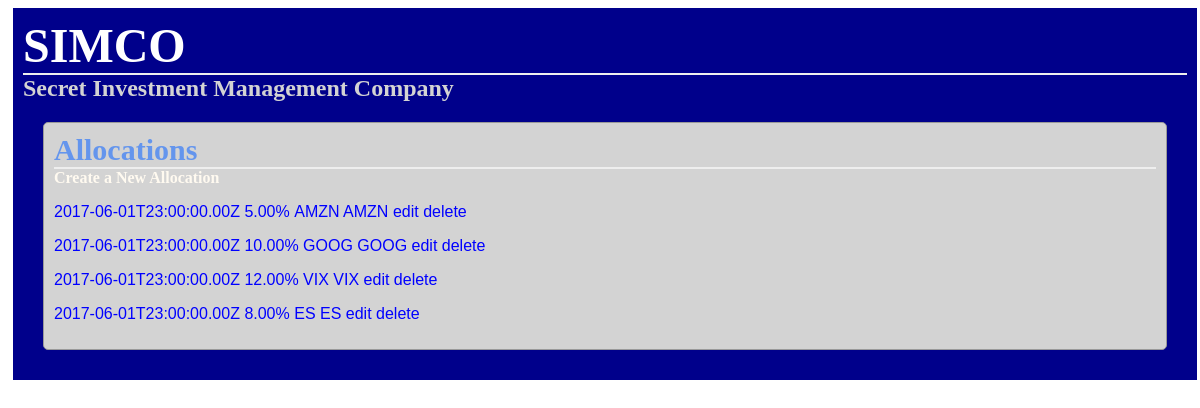
The app's page /allocations/ with its own data.
### database_setup.py (models this page shows, shortened)
class Allocation(Base):
    __tablename__   = 'allocation'
    id              = Column(Integer, primary_key = True)
    date_mod        = Column(String(28), nullable = False)
    portfolio       = Column(String(10), nullable = False)          # use a string name for portfolio
    asset_id        = Column(Integer, ForeignKey('asset.id'))
    asset           = relationship(Asset)
    allocation      = Column(Float, nullable = False)

class Asset(Base):
    __tablename__   = 'asset'
    id              = Column(Integer, primary_key = True)
    type            = Column(String(10), nullable = False)
    exchange        = Column(String(10), nullable = False) # NASDAQ, CME, CBOE, NYSE
    symbol          = Column(String(20), nullable = False) # security symbol or bond cusip
    description     = Column(String(20), nullable = False)
    size            = Column(Integer)                       # contract size; stock = $1, S&P 500 e-mini = $50, vix = $1000

### project.py (the view)
@app.route('/allocations/', methods=['GET', 'POST'])
def showAllocations():
    return render_template('allocations.html', allocations=allocations)

### templates/allocations.html
<html>
<head>
    <link rel=stylesheet type=text/css href="{{ url_for('static', filename='style.css') }}">
</head>
<body>
  <div class = 'company'>
    <h1>SIMCO</h1>
    <h2>Secret Investment Management Company</h2>
    <div class = 'pane'>
      <h3>Allocations</h3>
      <a href="{{url_for('newAllocation')}}" ><h4>Create a New Allocation</h4></a>
      {% for allocation in allocations %}
        <p>
          <a href = "{{url_for('showAllocations', allocation_id = allocation.id)}}">{{allocation.date_mod}}</a>
          <a href = "{{url_for('showAllocations', allocation_id = allocation.id)}}">{{'{:.2%}'.format(allocation.allocation)}}&nbsp{{allocation.asset.symbol}}</a>
          <a href = "{{url_for('showAllocations', allocation_id = allocation.id)}}">{{allocation.asset.symbol}}</a>
          <a href = "{{url_for('editAllocation',allocation_id = allocation.id)}}">edit</a>
          <a href = "{{url_for('deleteAllocation',allocation_id = allocation.id)}}">delete</a>
        </p>
      {% endfor %}
    </div>
  </div>
</body>
</html>

### static/style.css (style rules this page uses)
a:link { color: blue; }
body { font-family: sans-serif; background-color: #ffffff; }
h1, h2, h3, h4 { font-family: 'Georgia', serif; margin: 0; }
h1 { border-bottom: 2px solid #eee; font-size: 48; color: White; }
h2 { font-size: 24; color: LightGrey; }
h3 { border-bottom: 2px solid #eee; font-size: 30; color: CornFlowerBlue; }
h4 { font-size: 16; color: FloralWhite; }
p { color: #CCCCCC; font-size: 12pt }
a { text-decoration: none; color:#FFFFCC; font-size: 12pt; }
.company { position:relative; left: 5px; padding: 10px; margin: 0px; background-color: DarkBlue; }
.pane { position:relative; border: 1px solid; border-radius: 5px; padding: 10px; margin: 20px; border-color: #999999; background-color: LightGrey; }

### records on screen
Allocation: date_mod "2017-06-01T23:00:00.00Z", allocation "5.00%", asset.symbol "AMZN"
Allocation: date_mod "2017-06-01T23:00:00.00Z", allocation "10.00%", asset.symbol "GOOG"
Allocation: date_mod "2017-06-01T23:00:00.00Z", allocation "12.00%", asset.symbol "VIX"
Allocation: date_mod "2017-06-01T23:00:00.00Z", allocation "8.00%", asset.symbol "ES"
